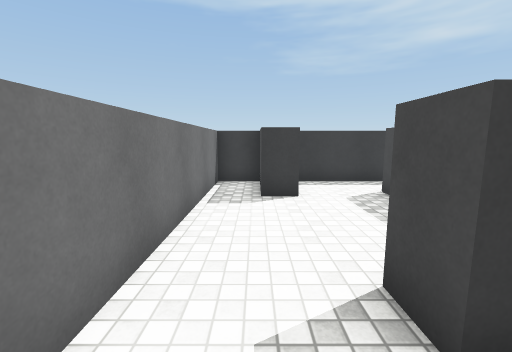
view 1 (above)

20 first-person views from a walk through a Unity game level. The camera is 1.5 m above the floor, tilts 8° down and sees 90° across. The floor is counted in squares, 1 m on a side. Each view is taken from the middle of a square. On the plan, view 1 faces up. The plan holds only what a view shows up to about 13 squares ahead; the rest is blank. The place goes on beyond the plan. The player is left out. Surface patterns are stand-ins for the level's own textures.

view 2
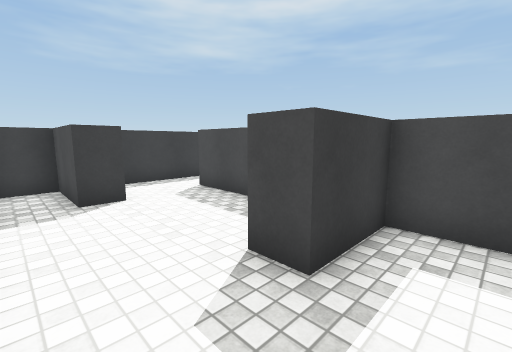

view 3
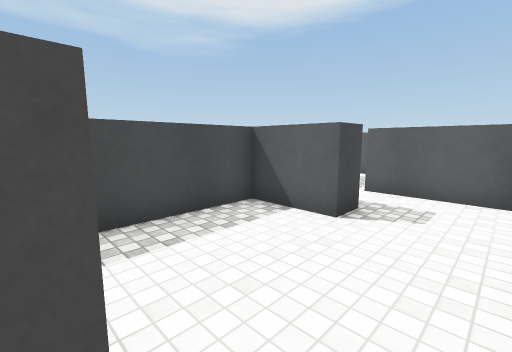

view 4
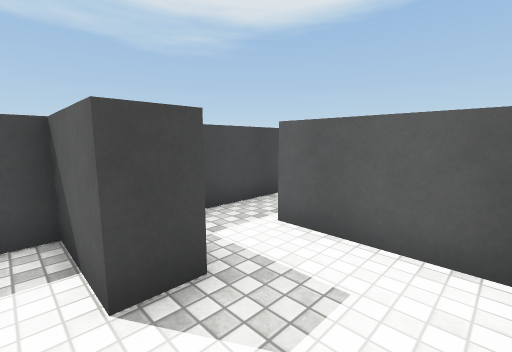

view 5
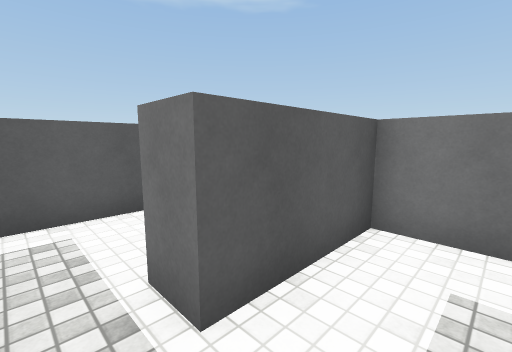

view 6
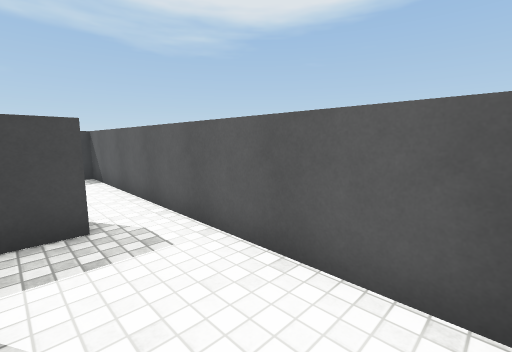

view 7
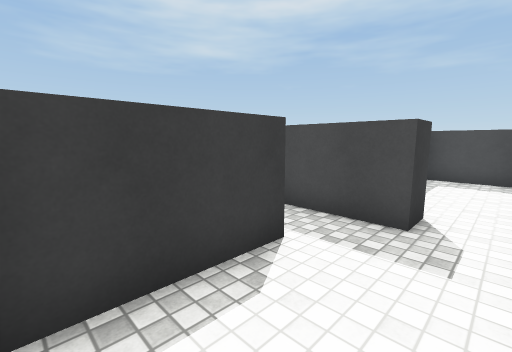

view 8
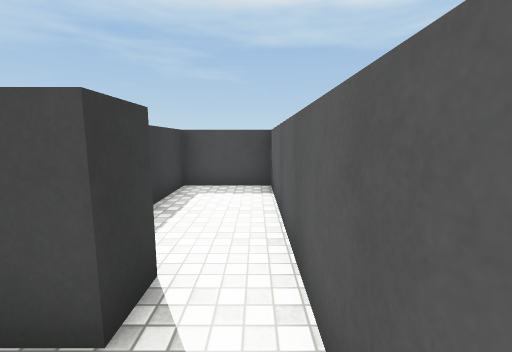

view 9
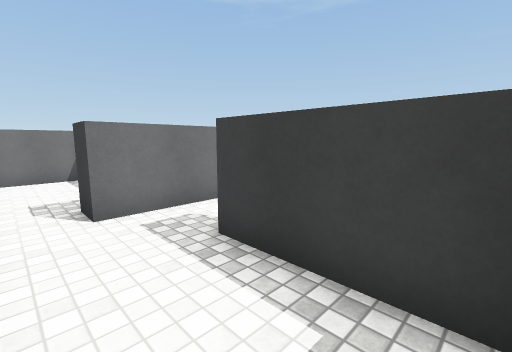

view 10
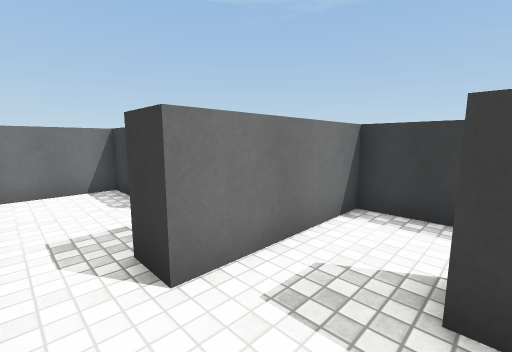

view 11
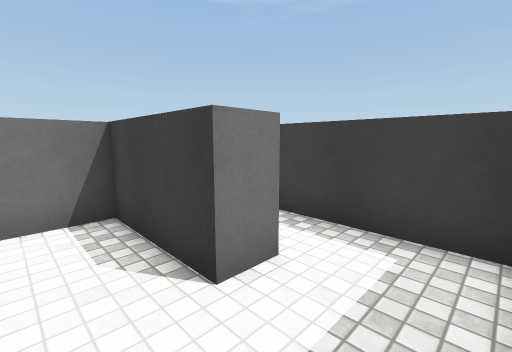

view 12
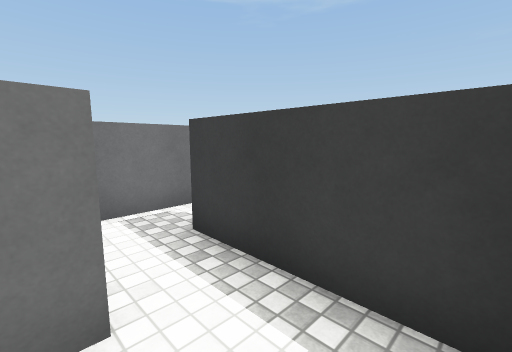

view 13
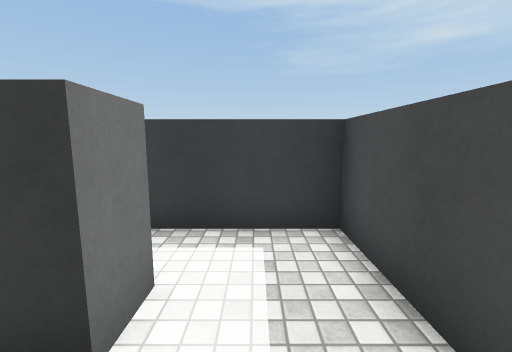

view 14
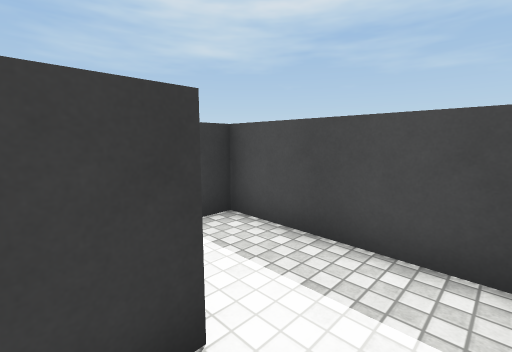

view 15
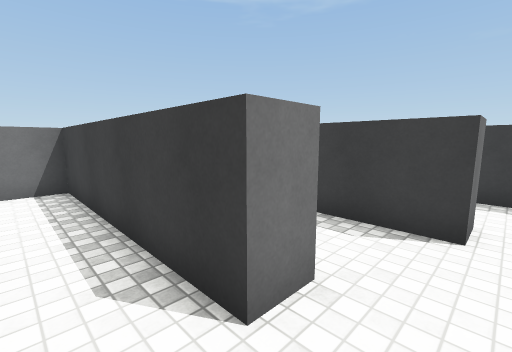

view 16
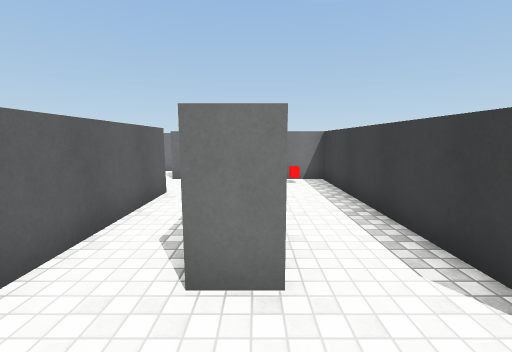

view 17
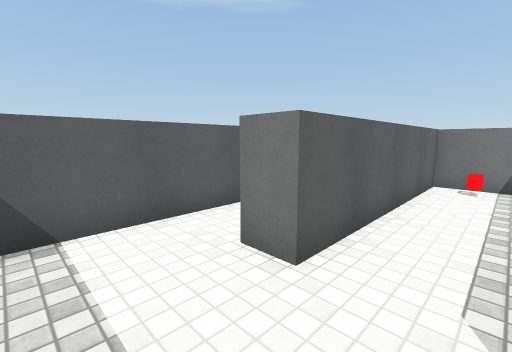

view 18
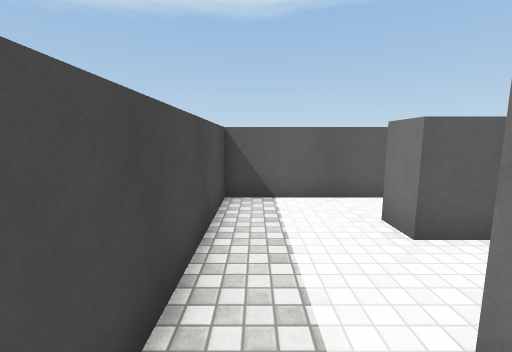

view 19
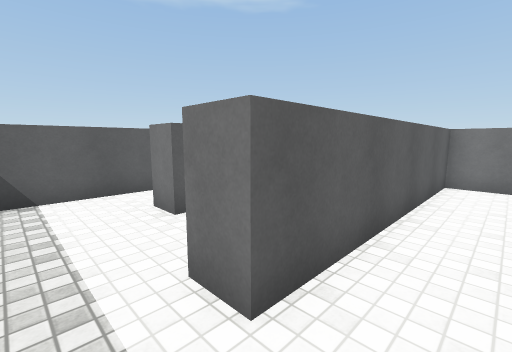

view 20
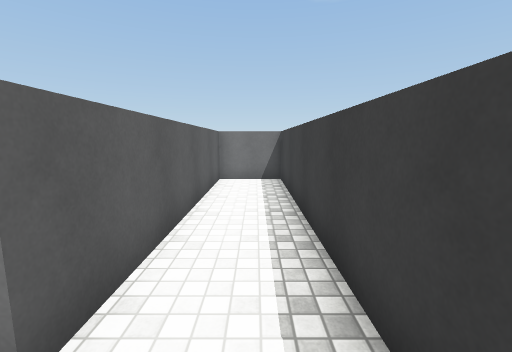

### Floor plan
Points are (right, up) in squares from view 1. A wall is a line through its corners. A room is listed if a view was taken in it or the views show most of it. See-through windows are left out.
Room 1 (views 1, 2, 3, 4)
walls: (1.1, 6.7) (0.1, 6.7) (0.1, 9.3) (-1.4, 9.3) (-1.4, -0.6) (2, -0.6); (2.5, 1.5) (1.3, 1.5) (1.3, 2.5) (3.7, 2.5) (3.7, 7.4)
ways out: opening at (2, 0.5) to room 2; opening at (2.5, 7) to room 7
Room 2 (view 5)
walls: (3.7, -0.5) (3.7, 1.5) (2.5, 1.5)
ways out: opening at (2, 0.5) to room 1; opening at (3, -1) to room 3
Room 3 (views 6, 7, 8)
walls: (-1.1, -4.5) (5.4, -4.5); (2, -0.6) (2, -1.6) (-1.4, -1.6) (-1.4, -4.1); (4.7, -2.9) (3.7, -2.9) (3.7, -0.5)
ways out: opening at (3, -1) to room 2; opening at (4.5, -4) to room 4
Room 4 (views 9, 10)
walls: (5.4, -4.5) (10.4, -4.5) (10.4, -1.6) (6.6, -1.6); (4.7, -1.4) (4.7, -2.9)
ways out: opening at (4.5, -4) to room 3; opening at (6, -1) to room 6
Room 5 (views 11, 12, 13)
walls: (7.9, 2.5) (7.9, 1.5); (10.4, -0.1) (10.4, 4.2) (6.2, 4.2); (4.7, 5.2) (4.7, 3.1)
ways out: opening at (7, 0.5) to room 6
Room 6 (view 14)
walls: (7.9, 1.5) (4.7, 1.5) (4.7, -1.4)
ways out: opening at (6, -1) to room 4; opening at (7, 0.5) to room 5
Room 7 (views 15, 16, 17)
walls: (9.6, 12.6) (1.1, 12.6) (1.1, 10.3) (8.6, 10.3) (8.6, 9.3) (1.1, 9.3) (1.1, 6.7); (3.7, 7.4) (11.8, 7.4) (11.8, 12.4)
ways out: opening at (2.5, 7) to room 1; opening at (10.5, 13) to room 8
objects: other object (2, 11)
Room 8 (views 18, 19, 20)
walls: (10.2, 16) (1.1, 16) (1.1, 13.6) (9.6, 13.6) (9.6, 12.6); (11.8, 12.4) (11.8, 13.4)
ways out: opening at (10.5, 13) to room 7

Where each view was taken, in squares from view 1:
view 1: 0 up, 0 right, facing up
view 2: 0 up, 1 left, facing up-right
view 3: 7 up, 1 left, facing down-right
view 4: 3 up, 1 left, facing down-right
view 5: 1 up, 3 right, facing down-left
view 6: 2 down, 1 left, facing down-right
view 7: 4 down, 1 left, facing up-right
view 8: 4 down, 2 right, facing right
view 9: 4 down, 10 right, facing up-left
view 10: 4 down, 7 right, facing up-left
view 11: 0 up, 10 right, facing up-left
view 12: 2 up, 10 right, facing up-left
view 13: 0 up, 9 right, facing up
view 14: 0 up, 7 right, facing up-right
view 15: 8 up, 10 right, facing up-left
view 16: 10 up, 11 right, facing left
view 17: 12 up, 11 right, facing down-left
view 18: 14 up, 11 right, facing down
view 19: 15 up, 11 right, facing down-left
view 20: 15 up, 11 right, facing left
